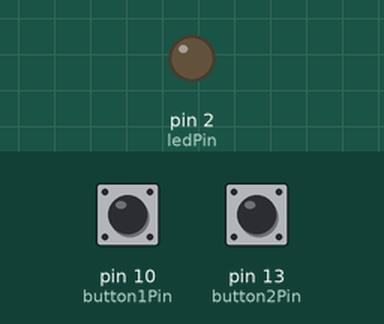
A sketch run on a simulated Arduino Uno, built with avr-gcc and run on an emulated ATmega328P. Shown: output pins drawn as LEDs (lit = HIGH). The test bench sets the inputs (shaded band); at power-on: pin 10 (button1Pin) LOW, pin 13 (button2Pin) LOW.

Above: at 1.2 s.
1.3 s: pin 10 (button1Pin) pulled HIGH for 0.15 s
At 2.0 s:
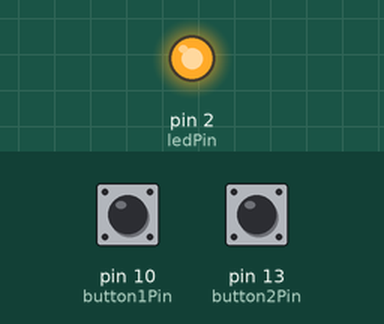
2.9 s: pin 10 (button1Pin) pulled HIGH for 1 s
At 4.5 s:
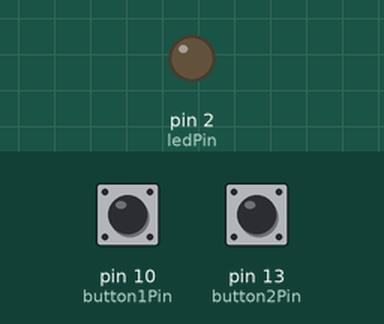
5.4 s: pin 10 (button1Pin) pulled HIGH for 3.2 s
At 9.3 s:
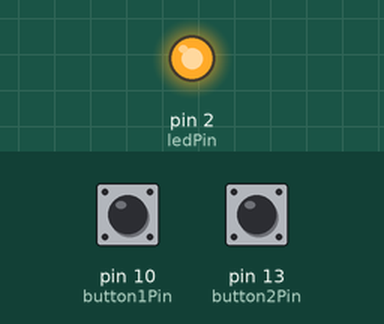
Timing chart, 0 to 10.8 s (numbered marks = the images above; inputs shaded):
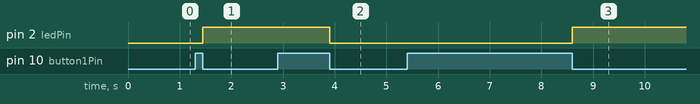

The sketch:

Two_Way_Switch.ino
```cpp
const int button1Pin = 10;  // pushbutton 1 pin
const int button2Pin = 13;  // pushbutton 2 pin
const int ledPin = 2;       // LED pin

int led_state = 0;
int button1State = 0, button2State = 0;

int prev_btn1_state = -1;
int prev_btn2_state = -1;

long int prev_time = 0;

void setup() {

  pinMode(button1Pin, INPUT);
  pinMode(button2Pin, INPUT);
  pinMode(ledPin, OUTPUT);
}

void loop() {
  if (millis() - prev_time > 100) {
    button1State = digitalRead(button1Pin);
    button2State = digitalRead(button2Pin);
    prev_time = millis();
  }


  if ((button1State != prev_btn1_state) && (button1State == HIGH)) {
    while (button1State == HIGH) {
      button1State = digitalRead(button1Pin);
    }
    led_state = !led_state;
    digitalWrite(ledPin, led_state);
    prev_btn1_state = button1State;
    prev_time = millis();
  }

  if ((button2State != prev_btn2_state) && (button2State == HIGH)) {
    while (button2State == HIGH) {
      button2State = digitalRead(button2Pin);
    }
    led_state = !led_state;
    digitalWrite(ledPin, led_state);
    prev_btn2_state = button2State;
    prev_time = millis();
  }
  delay(10);
}
```

Measured:
- after the input at 1.3 s, pin 2 (ledPin): LOW → HIGH after 0.15 s
- after the input at 2.9 s, pin 2 (ledPin): HIGH → LOW after 1.0 s
- after the input at 5.4 s, pin 2 (ledPin): LOW → HIGH after 3.2 s
